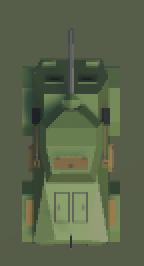
#> input picture unity_screenshot/template_image.png, 72 x 133 px, found by its file name (shown 2 times larger)
$ python objectLocator.py
#> lines starting #> are read from the running program, lines starting #| are printed output that depends on the picture
import cv2
import numpy as np
import time

template_path = 'C:\\Users\\LuisC\\Desktop\\unity_screenshot\\screenshot_base.png'
target_path = 'C:\\Users\\LuisC\\Desktop\\unity_screenshot\\template_image.png'

# Load the object image and convert it to grayscale
object_image = cv2.imread(target_path)
#> object_image is the input picture: shape (133, 72, 3); mean B, G, R 73.2, 99.5, 89.4
object_gray = cv2.cvtColor(object_image, cv2.COLOR_BGR2GRAY)
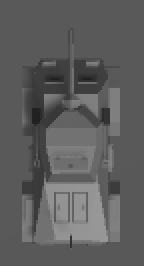
#> object_gray: shape (133, 72) (shown 2 times larger); min 31, max 151, mean 93.7

# Create ORB detector and compute keypoints and descriptors for the object image
orb = cv2.ORB_create()
object_keypoints, object_descriptors = orb.detectAndCompute(object_gray, None)
#> object_keypoints = 7 keypoints; (x, y, size): (38, 45, 31), (38, 49, 31), (36, 51, 31), (34, 48, 31), (38, 96, 31), (32, 96, 31), (35, 82, 31)

# Create a named window for the main image
cv2.namedWindow('Main Image with Cross and Text', cv2.WINDOW_NORMAL)

while True:
    # Load the scene image and convert it to grayscale
    scene_image = cv2.imread(template_path)
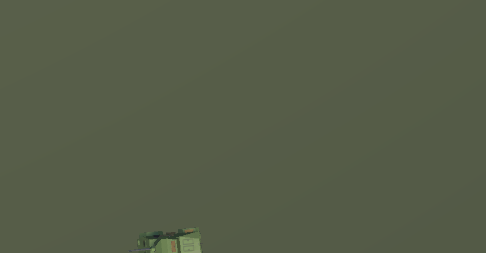
#> input picture unity_screenshot/screenshot_base.png, 486 x 253 px, found by its file name
#> scene_image is the input picture: shape (253, 486, 3); mean B, G, R 71.9, 92.8, 85.7
    main_gray = cv2.cvtColor(scene_image, cv2.COLOR_BGR2GRAY)

    # Create ORB detector and compute keypoints and descriptors for the main image
    main_keypoints, main_descriptors = orb.detectAndCompute(main_gray, None)
#> main_keypoints = (); main_descriptors = None

    # Check if descriptors exist for both images
    if object_descriptors is not None and main_descriptors is not None:
        # Convert descriptors to correct types
        object_descriptors = object_descriptors.astype(np.uint8)
        main_descriptors = main_descriptors.astype(np.uint8)

        # Create a Brute-Force matcher and match keypoints
        matcher = cv2.BFMatcher(cv2.NORM_HAMMING, crossCheck=True)
        matches = matcher.match(object_descriptors, main_descriptors)

        try:
            # Select the best match
            best_match = matches[0]

            # Get the matched keypoints
            object_matched_keypoint = object_keypoints[best_match.queryIdx]
            main_matched_keypoint = main_keypoints[best_match.trainIdx]

            # Get the pixel location of the matched keypoints
            object_pixel_location = np.int32(object_matched_keypoint.pt)
            main_pixel_location = np.int32(main_matched_keypoint.pt)
            #print(main_pixel_location)

            # Get the rotation angle of the matched keypoints
            object_rotation_angle = object_matched_keypoint.angle
            main_rotation_angle = int(main_matched_keypoint.angle)
            #print(main_rotation_angle)

            # Draw a cross on the main image at the object's location
            cross_size = 10
            cross_thickness = 2
            cross_color = (0, 255, 0)  # Green color

            cross_center = tuple(main_pixel_location)
            cross_start_horizontal = (main_pixel_location[0] - cross_size, main_pixel_location[1])
            cross_end_horizontal = (main_pixel_location[0] + cross_size, main_pixel_location[1])
            cross_start_vertical = (main_pixel_location[0], main_pixel_location[1] - cross_size)
            cross_end_vertical = (main_pixel_location[0], main_pixel_location[1] + cross_size)

            cv2.line(scene_image, cross_start_horizontal, cross_end_horizontal, cross_color, cross_thickness)
            cv2.line(scene_image, cross_start_vertical, cross_end_vertical, cross_color, cross_thickness)

            # Add the pixel location and rotation angle as text on the output image
            text_location = (10, 30)
            text_color = (0, 0, 255)  # Red color
            text_font = cv2.FONT_HERSHEY_SIMPLEX
            text_scale = 0.6
            text_thickness = 2

            pixel_location_text = f"Object XPixel: {main_pixel_location[0]}, Object YPixel: {main_pixel_location[1]}"
            rotation_angle_text = f"Object Rotation Angle: {main_rotation_angle}"

            cv2.putText(scene_image, pixel_location_text, text_location, text_font, text_scale, text_color,
                        text_thickness, cv2.LINE_AA)
            cv2.putText(scene_image, rotation_angle_text, (text_location[0], text_location[1] + 30), text_font,
                        text_scale, text_color, text_thickness, cv2.LINE_AA)

            # Show the main image with the cross and text
            cv2.imshow('Main Image with Cross and Text', scene_image)
            print(pixel_location_text)
            print(rotation_angle_text)

        except IndexError:
            # Display the main image with the "Target not found!!!" message
            text_location = (10, 30)
            text_color = (0, 0, 255)  # Red color
            text_font = cv2.FONT_HERSHEY_SIMPLEX
            text_scale = 0.6
            text_thickness = 2

            cv2.putText(scene_image, "Target not found!!!", text_location, text_font, text_scale, text_color,
                        text_thickness, cv2.LINE_AA)
            cv2.imshow('Main Image with Cross and Text', scene_image)

    else:
        cv2.imshow('Main Image with Cross and Text', scene_image)
        print("Descriptors not found for either object or scene image.")

    # Wait for 5 seconds and break the loop if 'q' is pressed
    if cv2.waitKey(500) & 0xFF == ord('q'):
#> (key q is pressed here)
        break

# Release the scene image and destroy the window
cv2.destroyAllWindows()
